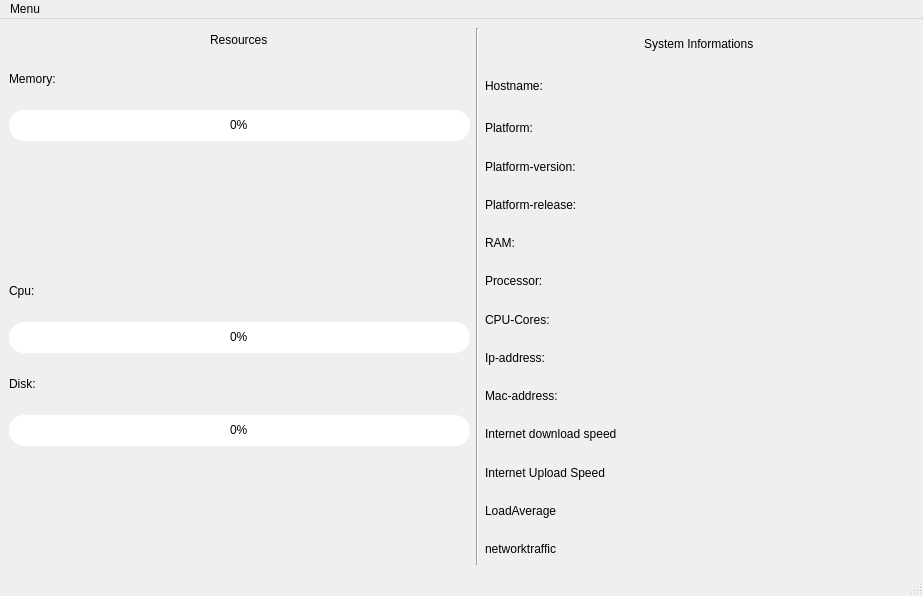
<?xml version="1.0" encoding="UTF-8"?>
<ui version="4.0">
 <class>MainWindow</class>
 <widget class="QMainWindow" name="MainWindow">
  <property name="geometry">
   <rect>
    <x>0</x>
    <y>0</y>
    <width>923</width>
    <height>596</height>
   </rect>
  </property>
  <property name="windowTitle">
   <string>SystemMonitor 1.0</string>
  </property>
  <property name="styleSheet">
   <string notr="true">#RamProgressBar {
    text-align: center;
}
#RamProgressBar::chunk {
    background-color: #3498db;
}
#CpuProgressBar {
    text-align: center;
}
#CpuProgressBar::chunk {
    background-color: #2ecc71;
}
#DiskProgressBar {
    text-align: center;
}
#DiskProgressBar::chunk {
   background-color: #9b59b6;
}
QProgressBar
{
border: solid grey;
border-radius: 15px;
color: black;
}
QProgressBar::chunk 
{
border-radius :15px;
}    
</string>
  </property>
  <widget class="QWidget" name="centralwidget">
   <layout class="QHBoxLayout" name="horizontalLayout">
    <item>
     <layout class="QVBoxLayout" name="verticalLayout">
      <property name="spacing">
       <number>6</number>
      </property>
      <item alignment="Qt::AlignHCenter">
       <widget class="QLabel" name="label_5">
        <property name="sizePolicy">
         <sizepolicy hsizetype="Minimum" vsizetype="Minimum">
          <horstretch>0</horstretch>
          <verstretch>0</verstretch>
         </sizepolicy>
        </property>
        <property name="minimumSize">
         <size>
          <width>10</width>
          <height>20</height>
         </size>
        </property>
        <property name="maximumSize">
         <size>
          <width>65</width>
          <height>15</height>
         </size>
        </property>
        <property name="text">
         <string>Resources</string>
        </property>
       </widget>
      </item>
      <item>
       <widget class="QLabel" name="label">
        <property name="sizePolicy">
         <sizepolicy hsizetype="Minimum" vsizetype="Minimum">
          <horstretch>0</horstretch>
          <verstretch>0</verstretch>
         </sizepolicy>
        </property>
        <property name="minimumSize">
         <size>
          <width>60</width>
          <height>50</height>
         </size>
        </property>
        <property name="maximumSize">
         <size>
          <width>60</width>
          <height>50</height>
         </size>
        </property>
        <property name="text">
         <string>Memory:</string>
        </property>
       </widget>
      </item>
      <item>
       <widget class="QProgressBar" name="RamProgressBar">
        <property name="sizePolicy">
         <sizepolicy hsizetype="Minimum" vsizetype="Minimum">
          <horstretch>0</horstretch>
          <verstretch>0</verstretch>
         </sizepolicy>
        </property>
        <property name="minimumSize">
         <size>
          <width>461</width>
          <height>31</height>
         </size>
        </property>
        <property name="maximumSize">
         <size>
          <width>461</width>
          <height>31</height>
         </size>
        </property>
        <property name="value">
         <number>0</number>
        </property>
        <property name="orientation">
         <enum>Qt::Horizontal</enum>
        </property>
       </widget>
      </item>
      <item>
       <widget class="QLabel" name="ram_info">
        <property name="text">
         <string/>
        </property>
       </widget>
      </item>
      <item>
       <widget class="QLabel" name="label_2">
        <property name="sizePolicy">
         <sizepolicy hsizetype="Minimum" vsizetype="Minimum">
          <horstretch>0</horstretch>
          <verstretch>0</verstretch>
         </sizepolicy>
        </property>
        <property name="minimumSize">
         <size>
          <width>60</width>
          <height>50</height>
         </size>
        </property>
        <property name="maximumSize">
         <size>
          <width>60</width>
          <height>50</height>
         </size>
        </property>
        <property name="text">
         <string>Cpu:</string>
        </property>
       </widget>
      </item>
      <item>
       <widget class="QProgressBar" name="CpuProgressBar">
        <property name="sizePolicy">
         <sizepolicy hsizetype="Minimum" vsizetype="Minimum">
          <horstretch>0</horstretch>
          <verstretch>0</verstretch>
         </sizepolicy>
        </property>
        <property name="minimumSize">
         <size>
          <width>461</width>
          <height>31</height>
         </size>
        </property>
        <property name="maximumSize">
         <size>
          <width>461</width>
          <height>31</height>
         </size>
        </property>
        <property name="value">
         <number>0</number>
        </property>
       </widget>
      </item>
      <item>
       <widget class="QLabel" name="label_3">
        <property name="sizePolicy">
         <sizepolicy hsizetype="Minimum" vsizetype="Minimum">
          <horstretch>0</horstretch>
          <verstretch>0</verstretch>
         </sizepolicy>
        </property>
        <property name="minimumSize">
         <size>
          <width>60</width>
          <height>50</height>
         </size>
        </property>
        <property name="maximumSize">
         <size>
          <width>60</width>
          <height>50</height>
         </size>
        </property>
        <property name="text">
         <string>Disk:</string>
        </property>
       </widget>
      </item>
      <item>
       <widget class="QProgressBar" name="DiskProgressBar">
        <property name="sizePolicy">
         <sizepolicy hsizetype="Minimum" vsizetype="Minimum">
          <horstretch>0</horstretch>
          <verstretch>0</verstretch>
         </sizepolicy>
        </property>
        <property name="minimumSize">
         <size>
          <width>461</width>
          <height>31</height>
         </size>
        </property>
        <property name="maximumSize">
         <size>
          <width>461</width>
          <height>31</height>
         </size>
        </property>
        <property name="value">
         <number>0</number>
        </property>
        <property name="orientation">
         <enum>Qt::Horizontal</enum>
        </property>
       </widget>
      </item>
      <item>
       <widget class="QLabel" name="diskinfo">
        <property name="text">
         <string/>
        </property>
       </widget>
      </item>
     </layout>
    </item>
    <item>
     <widget class="Line" name="line">
      <property name="orientation">
       <enum>Qt::Vertical</enum>
      </property>
     </widget>
    </item>
    <item>
     <layout class="QVBoxLayout" name="verticalLayout_2">
      <item alignment="Qt::AlignHCenter">
       <widget class="QLabel" name="label_4">
        <property name="text">
         <string>System Informations</string>
        </property>
       </widget>
      </item>
      <item>
       <widget class="QLabel" name="host">
        <property name="sizePolicy">
         <sizepolicy hsizetype="Minimum" vsizetype="Minimum">
          <horstretch>0</horstretch>
          <verstretch>0</verstretch>
         </sizepolicy>
        </property>
        <property name="minimumSize">
         <size>
          <width>301</width>
          <height>40</height>
         </size>
        </property>
        <property name="text">
         <string>Hostname:</string>
        </property>
       </widget>
      </item>
      <item>
       <widget class="QLabel" name="pltf">
        <property name="sizePolicy">
         <sizepolicy hsizetype="Minimum" vsizetype="Minimum">
          <horstretch>0</horstretch>
          <verstretch>0</verstretch>
         </sizepolicy>
        </property>
        <property name="minimumSize">
         <size>
          <width>301</width>
          <height>31</height>
         </size>
        </property>
        <property name="text">
         <string>Platform:</string>
        </property>
       </widget>
      </item>
      <item>
       <widget class="QLabel" name="pltf_ver">
        <property name="sizePolicy">
         <sizepolicy hsizetype="Minimum" vsizetype="Minimum">
          <horstretch>0</horstretch>
          <verstretch>0</verstretch>
         </sizepolicy>
        </property>
        <property name="minimumSize">
         <size>
          <width>301</width>
          <height>31</height>
         </size>
        </property>
        <property name="text">
         <string>Platform-version:</string>
        </property>
       </widget>
      </item>
      <item>
       <widget class="QLabel" name="pltf_re">
        <property name="sizePolicy">
         <sizepolicy hsizetype="Minimum" vsizetype="Minimum">
          <horstretch>0</horstretch>
          <verstretch>0</verstretch>
         </sizepolicy>
        </property>
        <property name="minimumSize">
         <size>
          <width>301</width>
          <height>31</height>
         </size>
        </property>
        <property name="text">
         <string>Platform-release:</string>
        </property>
       </widget>
      </item>
      <item>
       <widget class="QLabel" name="ram">
        <property name="sizePolicy">
         <sizepolicy hsizetype="Minimum" vsizetype="Minimum">
          <horstretch>0</horstretch>
          <verstretch>0</verstretch>
         </sizepolicy>
        </property>
        <property name="minimumSize">
         <size>
          <width>301</width>
          <height>31</height>
         </size>
        </property>
        <property name="text">
         <string>RAM:</string>
        </property>
       </widget>
      </item>
      <item>
       <widget class="QLabel" name="cpu">
        <property name="sizePolicy">
         <sizepolicy hsizetype="Minimum" vsizetype="Minimum">
          <horstretch>0</horstretch>
          <verstretch>0</verstretch>
         </sizepolicy>
        </property>
        <property name="minimumSize">
         <size>
          <width>301</width>
          <height>31</height>
         </size>
        </property>
        <property name="text">
         <string>Processor:</string>
        </property>
       </widget>
      </item>
      <item>
       <widget class="QLabel" name="cpu_cores">
        <property name="sizePolicy">
         <sizepolicy hsizetype="Minimum" vsizetype="Minimum">
          <horstretch>0</horstretch>
          <verstretch>0</verstretch>
         </sizepolicy>
        </property>
        <property name="minimumSize">
         <size>
          <width>301</width>
          <height>31</height>
         </size>
        </property>
        <property name="text">
         <string>CPU-Cores:</string>
        </property>
       </widget>
      </item>
      <item>
       <widget class="QLabel" name="ip">
        <property name="sizePolicy">
         <sizepolicy hsizetype="Minimum" vsizetype="Minimum">
          <horstretch>0</horstretch>
          <verstretch>0</verstretch>
         </sizepolicy>
        </property>
        <property name="minimumSize">
         <size>
          <width>301</width>
          <height>31</height>
         </size>
        </property>
        <property name="text">
         <string>Ip-address:</string>
        </property>
       </widget>
      </item>
      <item>
       <widget class="QLabel" name="mac">
        <property name="sizePolicy">
         <sizepolicy hsizetype="Minimum" vsizetype="Minimum">
          <horstretch>0</horstretch>
          <verstretch>0</verstretch>
         </sizepolicy>
        </property>
        <property name="minimumSize">
         <size>
          <width>301</width>
          <height>31</height>
         </size>
        </property>
        <property name="text">
         <string>Mac-address:</string>
        </property>
       </widget>
      </item>
      <item>
       <widget class="QLabel" name="mac1">
        <property name="text">
         <string>Internet download speed</string>
        </property>
       </widget>
      </item>
      <item>
       <widget class="QLabel" name="mac2">
        <property name="text">
         <string>Internet Upload Speed</string>
        </property>
       </widget>
      </item>
      <item>
       <widget class="QLabel" name="loadavg">
        <property name="text">
         <string>LoadAverage</string>
        </property>
       </widget>
      </item>
      <item>
       <widget class="QLabel" name="networktraffic">
        <property name="text">
         <string>networktraffic</string>
        </property>
       </widget>
      </item>
     </layout>
    </item>
   </layout>
  </widget>
  <widget class="QMenuBar" name="menubar">
   <property name="geometry">
    <rect>
     <x>0</x>
     <y>0</y>
     <width>923</width>
     <height>21</height>
    </rect>
   </property>
   <widget class="QMenu" name="menuMenu">
    <property name="title">
     <string>Menu</string>
    </property>
    <addaction name="actionAbout"/>
    <addaction name="actionExit"/>
   </widget>
   <addaction name="menuMenu"/>
  </widget>
  <widget class="QStatusBar" name="statusBar"/>
  <action name="actionAbout">
   <property name="text">
    <string>About</string>
   </property>
  </action>
  <action name="actionExit">
   <property name="text">
    <string>Exit</string>
   </property>
  </action>
 </widget>
 <resources/>
 <connections/>
</ui>
